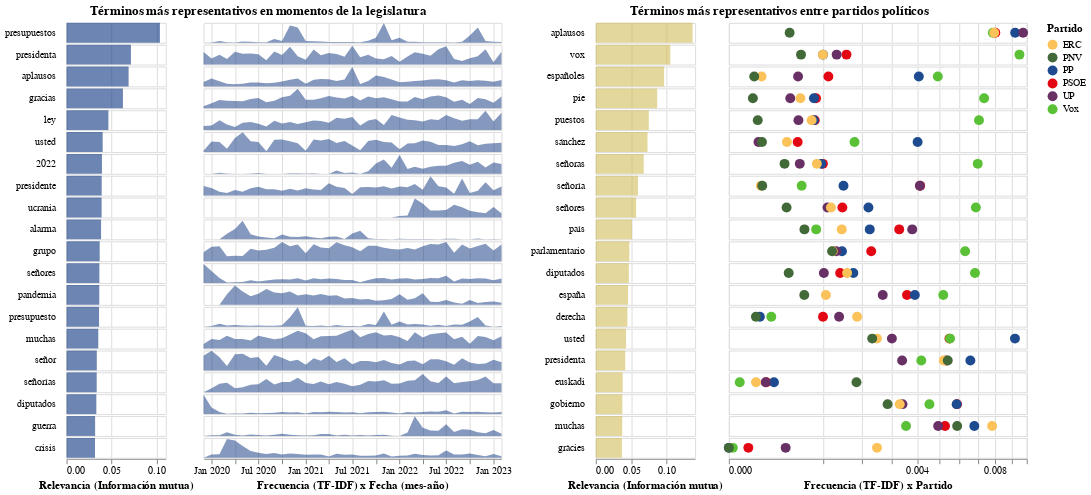

Source (notebook cell):
### Code cell
final = alt.hconcat(chart_fecha,chart_grupo)
final

### Figure 1 — Vega-Lite specification as saved in the notebook (floating-point values rounded to 4 significant figures; data arrays with more than 128 entries replaced by an {"elided": "..."} marker saying what was removed)
{"config": {"view": {"continuousWidth": 300, "continuousHeight": 300}}, "hconcat": [{"hconcat": [{"mark": {"type": "bar", "color": "#0d347f", "height": 20, "opacity": 0.6}, "encoding": {"row": {"field": "term", "header": {"labelAlign": "left", "labelAngle": 0, "labelOrient": "left"}, "sort": {"field": "mi_fecha", "op": "mean", "order": "descending"}, "spacing": 0, "title": "", "type": "nominal"}, "x": {"aggregate": "mean", "field": "mi_fecha", "title": "Relevancia (Información mutua)", "type": "quantitative"}}, "height": 20, "width": 100}, {"mark": {"type": "area", "color": "#0d347f", "height": 20, "opacity": 0.5}, "encoding": {"row": {"field": "term", "header": null, "sort": {"field": "mi_fecha", "op": "mean", "order": "descending"}, "spacing": 0, "title": "", "type": "nominal"}, "x": {"field": "_fecha", "timeUnit": "yearmonth", "title": "Frecuencia (TF-IDF) x Fecha (mes-año)", "type": "temporal"}, "y": {"axis": null, "field": "mean_tf", "type": "quantitative"}}, "height": 20, "resolve": {"scale": {"y": "independent"}}, "transform": [{"aggregate": [{"op": "mean", "field": "tfidf", "as": "mean_tf"}], "groupby": ["term", "_fecha"]}], "width": 300}], "data": {"name": "data-b7eee5a4d63cac2de279873f8a0eb184"}, "resolve": {"scale": {"color": "independent"}}, "spacing": 0, "title": {"text": ["Términos más representativos en momentos de la legislatura"], "align": "center", "anchor": "middle"}}, {"hconcat": [{"mark": {"type": "bar", "color": "#d2bd5a", "height": 20, "opacity": 0.6}, "encoding": {"row": {"field": "term", "header": {"labelAlign": "left", "labelAngle": 0, "labelOrient": "left"}, "sort": {"field": "mi_grupo", "op": "mean", "order": "descending"}, "spacing": 0, "title": "", "type": "nominal"}, "x": {"aggregate": "mean", "field": "mi_grupo", "title": "Relevancia (Información mutua)", "type": "quantitative"}}, "height": 20, "width": 100}, {"mark": {"type": "circle", "size": 100}, "encoding": {"color": {"field": "_grupo", "scale": {"domain": ["ERC", "PNV", "PP", "PSOE", "UP", "Vox"], "range": ["#fbc259", "#426938", "#1e4b8f", "#e30713", "#693065", "#5ac036"]}, "title": "Partido", "type": "nominal"}, "opacity": {"condition": {"param": "param_1", "value": 1}, "value": 0.5}, "row": {"field": "term", "header": null, "sort": {"field": "mi_grupo", "op": "mean", "order": "descending"}, "spacing": 0, "title": "", "type": "nominal"}, "x": {"field": "tfidf", "scale": {"type": "sqrt"}, "title": "Frecuencia (TF-IDF) x Partido", "type": "quantitative"}}, "height": 20, "name": "view_1", "transform": [{"fold": ["PSOE", "PP", "Vox", "UP", "ERC", "PNV"], "as": ["_grupo", "tfidf"]}], "width": 300}], "data": {"name": "data-2684c91b0f80a975b55a217026756cef"}, "spacing": 0, "title": {"text": ["Términos más representativos entre partidos políticos"], "align": "center", "anchor": "middle"}}], "params": [{"name": "param_1", "select": {"type": "point", "fields": ["_grupo"]}, "bind": "legend", "views": ["view_1"]}], "$schema": "https://vega.github.io/schema/vega-lite/v5.8.0.json", "datasets": {"data-b7eee5a4d63cac2de279873f8a0eb184": {"elided": "780 records"}, "data-2684c91b0f80a975b55a217026756cef": [{"term": "aplausos", "mi_grupo": 0.1364, "ERC": 0.007933, "PNV": 0.000416, "PP": 0.009237, "PSOE": 0.008001, "UP": 0.009755, "Vox": 0.007853}, {"term": "vox", "mi_grupo": 0.1051, "ERC": 0.0009968, "PNV": 0.0005867, "PP": 0.0009997, "PSOE": 0.001559, "UP": 0.00131, "Vox": 0.009516}, {"term": "españoles", "mi_grupo": 0.09634, "ERC": 0.0001206, "PNV": 7.244e-05, "PP": 0.004066, "PSOE": 0.001116, "UP": 0.0005396, "Vox": 0.004919}, {"term": "pie", "mi_grupo": 0.08657, "ERC": 0.0005767, "PNV": 6.502e-05, "PP": 0.0008157, "PSOE": 0.000856, "UP": 0.0004254, "Vox": 0.007341}, {"term": "puestos", "mi_grupo": 0.07474, "ERC": 0.0007717, "PNV": 9.398e-05, "PP": 0.0008148, "PSOE": 0.0008317, "UP": 0.0005453, "Vox": 0.007049}, {"term": "sánchez", "mi_grupo": 0.07291, "ERC": 0.0003794, "PNV": 0.0001235, "PP": 0.004014, "PSOE": 0.0005333, "UP": 9.883e-05, "Vox": 0.001779}, {"term": "señoras", "mi_grupo": 0.06755, "ERC": 0.0008726, "PNV": 0.0003495, "PP": 0.0009625, "PSOE": 0.0009973, "UP": 0.0005666, "Vox": 0.00698}, {"term": "señoría", "mi_grupo": 0.05949, "ERC": 0.0001152, "PNV": 0.0001256, "PP": 0.001481, "PSOE": 0.004123, "UP": 0.004112, "Vox": 0.0005973}, {"term": "señores", "mi_grupo": 0.05689, "ERC": 0.001174, "PNV": 0.0003753, "PP": 0.002196, "PSOE": 0.001452, "UP": 0.001096, "Vox": 0.006875}, {"term": "país", "mi_grupo": 0.05106, "ERC": 0.001436, "PNV": 0.0006438, "PP": 0.002237, "PSOE": 0.00327, "UP": 0.003788, "Vox": 0.0008587}, {"term": "parlamentario", "mi_grupo": 0.04732, "ERC": 0.001215, "PNV": 0.001201, "PP": 0.001442, "PSOE": 0.002284, "UP": 0.001298, "Vox": 0.006291}, {"term": "diputados", "mi_grupo": 0.0466, "ERC": 0.001575, "PNV": 0.0004034, "PP": 0.001746, "PSOE": 0.001396, "UP": 0.001017, "Vox": 0.006827}, {"term": "españa", "mi_grupo": 0.04545, "ERC": 0.001061, "PNV": 0.0006407, "PP": 0.003897, "PSOE": 0.003576, "UP": 0.002668, "Vox": 0.00518}, {"term": "derecha", "mi_grupo": 0.0445, "ERC": 0.001853, "PNV": 8.247e-05, "PP": 0.0001083, "PSOE": 0.0009985, "UP": 0.001369, "Vox": 0.0002029}, {"term": "usted", "mi_grupo": 0.04254, "ERC": 0.002472, "PNV": 0.002316, "PP": 0.009224, "PSOE": 0.005483, "UP": 0.002995, "Vox": 0.005511}, {"term": "presidenta", "mi_grupo": 0.04151, "ERC": 0.005203, "PNV": 0.005399, "PP": 0.006572, "PSOE": 0.005329, "UP": 0.003382, "Vox": 0.004173}, {"term": "euskadi", "mi_grupo": 0.03793, "ERC": 8.303e-05, "PNV": 0.001835, "PP": 0.0002292, "PSOE": 0.000158, "UP": 0.0001525, "Vox": 1.332e-05}, {"term": "gobierno", "mi_grupo": 0.03743, "ERC": 0.00329, "PNV": 0.002839, "PP": 0.005848, "PSOE": 0.005863, "UP": 0.003398, "Vox": 0.004533}, {"term": "muchas", "mi_grupo": 0.03729, "ERC": 0.007809, "PNV": 0.005872, "PP": 0.006789, "PSOE": 0.005266, "UP": 0.004935, "Vox": 0.003538}, {"term": "gràcies", "mi_grupo": 0.03681, "ERC": 0.002473, "PNV": 0.0, "PP": 0.0, "PSOE": 4.274e-05, "UP": 0.0003634, "Vox": 1.762e-06}]}}
